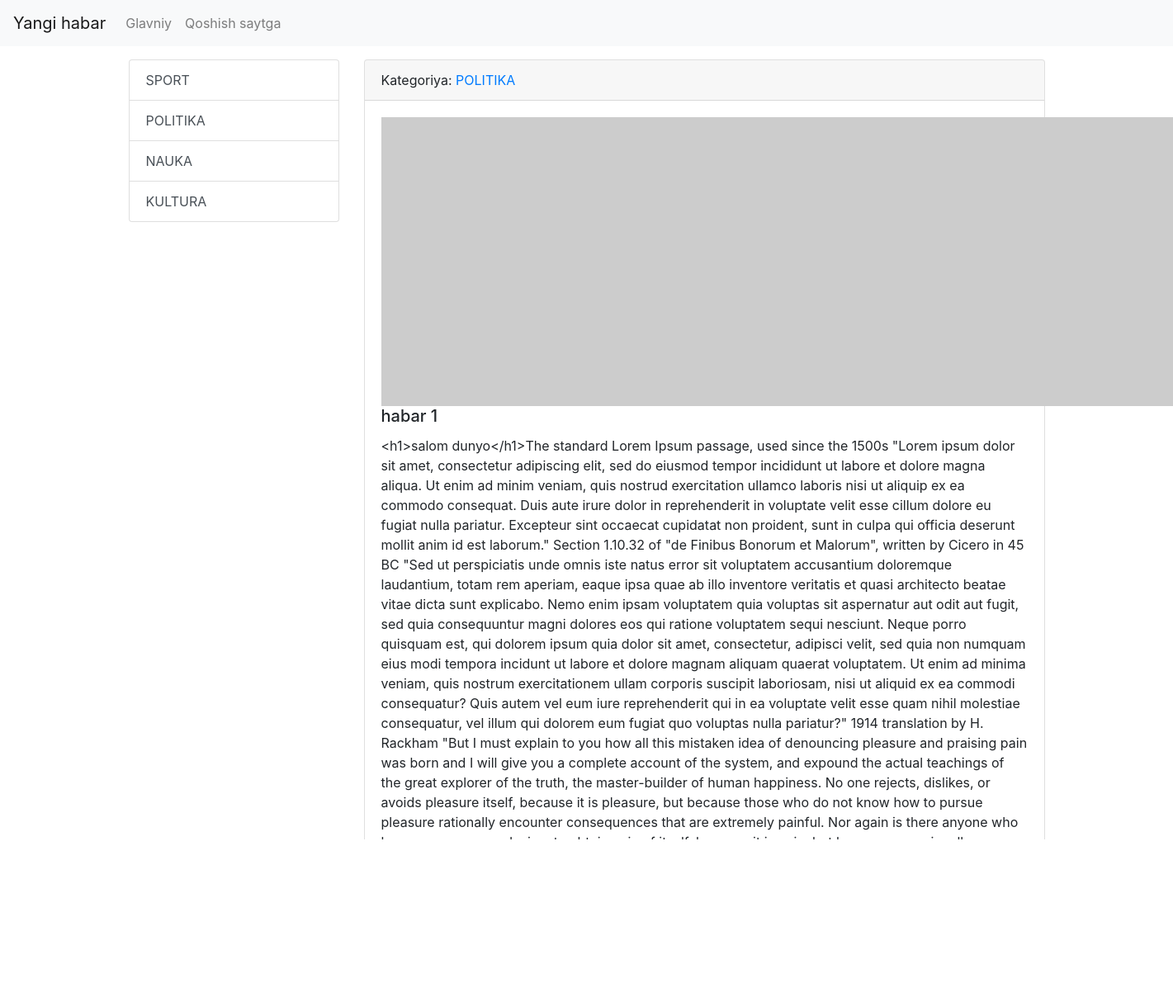
The page /news/1/ on the database its author committed.
### news/models.py (models this page shows, shortened)
class Category(models.Model):
    title = models.CharField(max_length=150, db_index=True, verbose_name='kategoriya')
    def get_absolute_url(self):
        return reverse('category', kwargs={'category_id':self.pk})
    def __str__(self):
        return self.title
    class Meta:
        verbose_name = "kategoriya"  # iciga yoiladi adminkani
        verbose_name_plural = 'kategoriy'  # tashqarisiga yoziladi

class News(models.Model):
    title = models.CharField(max_length=150, verbose_name='text')
    contact = models.TextField(blank=True, verbose_name='matn')
    created_at = models.DateTimeField(auto_now_add=True, verbose_name='OZGARADI voqt')
    updated_at = models.DateTimeField(auto_now=True, verbose_name='OZGARMIDI voqt')
    photo = models.ImageField(upload_to='photos/%Y/%m/%d/', verbose_name='rasm', blank=True)
    is_published = models.BooleanField(default=True, verbose_name='HA/YOQ')
    category = models.ForeignKey('Category', on_delete=models.PROTECT,null=True, verbose_name='for categoriya')
    class Meta:
        verbose_name = "habar"  # iciga yoiladi adminkani
        verbose_name_plural = 'Habarlar'  # tashqarisiga yoziladi
        ordering = ['created_at']

### news/views.py (the view)
# urls.py: path('news/<int:pk>/', ViewNews.as_view(), name='view_news'),
class ViewNews(DetailView):
    model = News
    context_object_name = "news_item"

### news/templatetags/news_tags.py (called while the page is built)
@register.inclusion_tag('news/lits_categories.html')
def show_categories():
    categories = Category.objects.all()
    return {'categories': categories}

### news/templates/news/news_detail.html (shortened to what this page needs)
{% extends 'base.html' %}
{% block sidebar %}
    {% include 'inc/_sidebar.html' %}
{% endblock %}
{% block contact %}
    <div class="card mb-3">
        <div class="card-header">
            Kategoriya: <a href="{{news_item.category.get_absolute_url}}">{{news_item.category}}</a>
        </div>
        <div class="card-body">
            {% if item.photo %}
            <img src="{{ news_item.photo.url }}" alt="" width="350px" class=" float-left mr-3">
            {% else %}
            <img src="https://picsum.photos/id/1060/350/235/?blur=2" alt="" class="float-left mr-3">
            {% endif %}
                    <h5 class="card-title ">{{news_item.title}}</h5>
                    <p class="card-text">{{news_item.contact}}</p>
        </div>
        <div class="card-footer text-muted">
        </div>
    </div>
{% endblock %}

### news/templates/news/lits_categories.html (shortened to what this page needs)
<div class="list-group">
    {% for item in categories %}
    <a href="{{ item.get_absolute_url}}" class="list-group-item list-group-item-action">{{item.title}}</a>
    {% endfor %}
</div>

### rows shown on the page
Category: title "SPORT"
Category: title "POLITIKA"
Category: title "NAUKA"
Category: title "KULTURA"
News: category "POLITIKA", title "habar 1", contact "<h1>salom dunyo</h1>The standard Lorem Ipsum passage, used since the 1500s \"Lorem ipsum dolor sit amet, consectetur adipiscing elit, sed do eiusmod tempor incididunt ut labore et dolore magna aliqua. Ut enim ad minim veniam, quis nostrud exercitation ullamco laboris nisi ut aliquip ex ea commodo consequat. Duis aute irure dolor in reprehenderit in voluptate velit esse cillum dolore eu fugiat nulla pariatur. Excepteur sint occaecat cupidatat non proident, sunt in culpa qui officia deserunt mollit anim id est laborum.\" Section 1.10.32 of \"de Finibus Bonorum et Malorum\", written by Cicero in 45 BC \"Sed ut perspiciatis unde omnis iste natus error sit voluptatem accusantium doloremque…"
